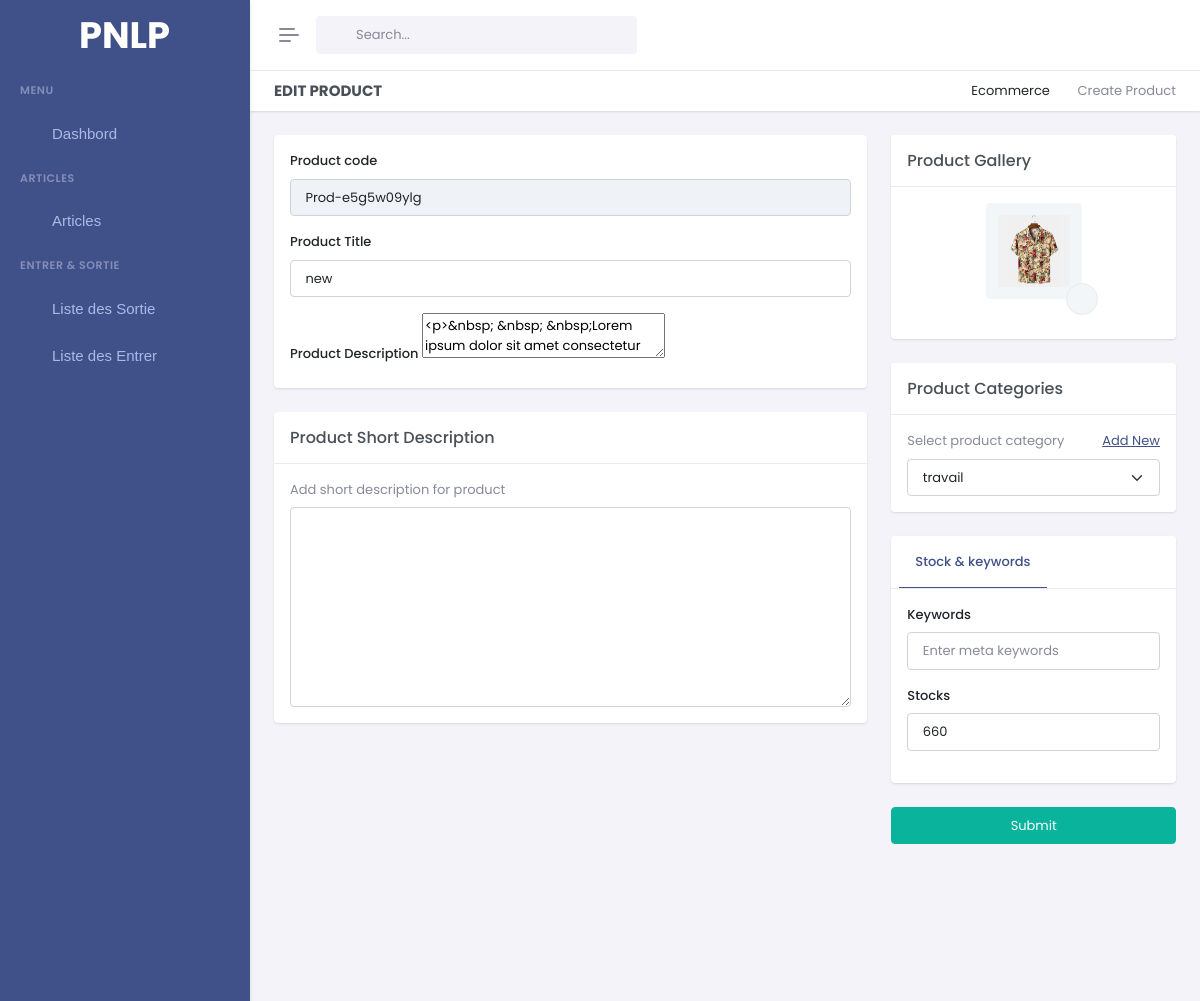
/edit-articles/Prod-e5g5w09ylg (upper part), run on an earlier commit of the app's database.
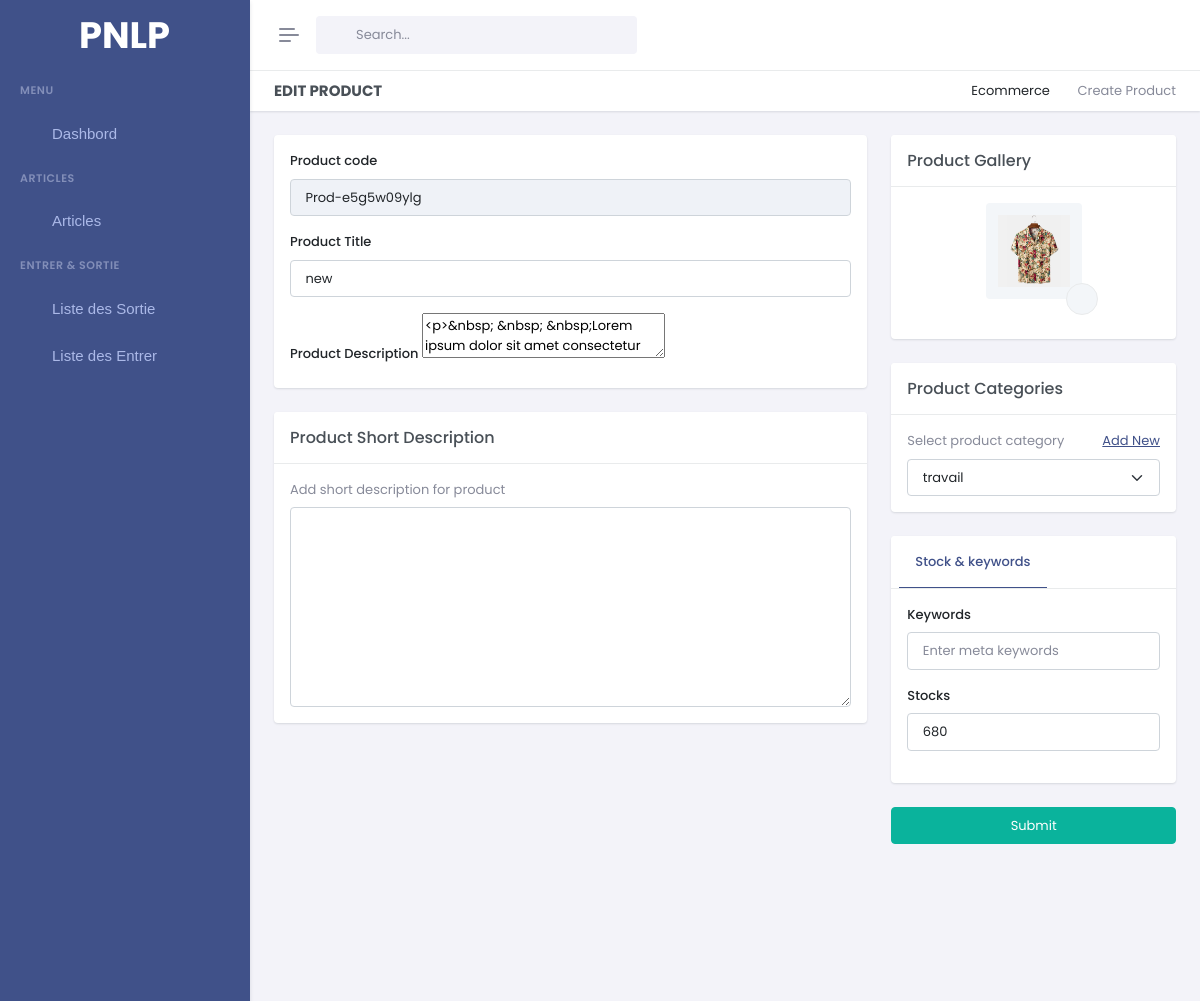
And on a later commit of the database.
### gestion/models.py (models this page shows, shortened)
class Product(models.Model):
    pid = ShortUUIDField(unique=True, length=10, max_length= 20 , alphabet='abcdefghijklmnopqrstuvwxyz1234567890' , editable=False,  prefix='Prod-')
    title = models.CharField(max_length=100, default='untitle product')
    category = models.ForeignKey(Category,on_delete=models.SET_NULL , null=True , related_name='category')
    quantity = models.PositiveIntegerField()
    description = models.TextField()
    image = models.ImageField(default='product_image/new-document.png',null = False, upload_to='product_image' )
    created_at = models.DateTimeField(auto_now_add=True)
    updated_at = models.DateTimeField(auto_now=True)

class Category(models.Model):
    cid = ShortUUIDField(unique=True, length=10, max_length= 20 , alphabet='abcdefghijklmnopqrstuvwxyz1234567890' , editable=False,  prefix='Cat-')
    title = models.CharField(max_length=100, default='untitle category')
    created_at = models.DateTimeField(auto_now_add=True)
    updated_at = models.DateTimeField(auto_now=True)

### gestion/views.py (the view, shortened to what this page needs)
# urls.py: path('edit-articles/<pid>',Edit_article, name='edit_article'),
def Edit_article(request, pid):
    product = Product.objects.get(pid=pid)
    categories = Category.objects.all()
    context = {
        'product' :product,
        'categories':categories
    }
    return render(request, 'pages/article/edit_article.html', context )

### gestion/context_processor.py (called while the page is built)
def is_admin(user):
    try:
        admin_profile = AdminProfile.objects.get(user=user)
        return True
    except AdminProfile.DoesNotExist:
        return False

### templates/pages/article/edit_article.html (shortened to what the changed rows need)
{% extends 'base/base.html' %}
{% load static %}
{% block 'content' %}
<div class="main-content">
    <div class="page-content">
        <div class="container-fluid">
            <form id="createproduct-form" autocomplete="off" class="needs-validation" novalidate method="post" enctype="multipart/form-data" action="{% url 'edit_article' product.pid %}">
                <div class="row">
                    <div class="col-lg-8">
                        <div class="card">
                            <div class="card-body">
                                <div class="mb-3">
                                    <label class="form-label" for="product-title-input">Product code</label>
                                    <input type="text" class="form-control" id="product-title-input" value="{{product.pid}}" disabled name="title" placeholder="Enter product title" required>
                                </div>
                                <div class="mb-3">
                                    <label class="form-label" for="product-title-input">Product Title</label>
                                    <input type="text" class="form-control" id="product-title-input" value="{{product.title}}" name="title" placeholder="Enter product title" required>
                                </div>
                                <div>
                                    <label>Product Description</label>
                                    <textarea id="ckeditor-classic" name="description" id="">{{product.description}} </textarea>
                                </div>
                            </div>
                        </div>
                    </div>
                    <div class="col-lg-4">
                        <div class="card">
                            <div class="card-body">
                                <div class="mb-4">
                                    <div class="text-center">
                                        <div class="position-relative d-inline-block">
                                            <div class="avatar-lg">
                                                <div class="avatar-title bg-light rounded display-4 text-muted">
                                                    <img src="{{product.image.url}}" id="product-img" class="avatar-md h-auto">
                                                </div>
                                            </div>
                                        </div>
                                    </div>
                                </div>
                            </div>
                        </div>
                        <div class="card">
                            <div class="card-body">
                                <p class="text-muted mb-2"> <a href="#" data-bs-toggle="modal" data-bs-target="#exampleModalPopovers" class="float-end text-decoration-underline">Add
                                        New</a>Select product category</p>
                                <select class="form-select" id="choices-category-input" name="category" data-choices data-choices-search-false>
                                   {% for category in categories %}
                                    <option value="{{category.title}}" {% if product.category == category %} selected {% endif %} >{{category.title}}</option>
                                   {% endfor %}
                                </select>
                            </div>
                        </div>
                        <div class="card">
                            <div class="card-body">
                                <div class="tab-content">
                                    <div class="tab-pane active" id="addproduct-general-info" role="tabpanel">
                                        <div class="row">
                                            <div class="col-lg-12 col-sm-12">
                                                <div class="mb-3">
                                                    <label class="form-label" for="stocks-input">Stocks</label>
                                                    <input type="number" name="stock" class="form-control" value="{{product.quantity}}" id="stocks-input" placeholder="Stocks" required>
                                                </div>
                                            </div>
                                        </div>
                                    </div>
                                </div>
                            </div>
                        </div>
                    </div>
                </div>
            </form>
        </div>
    </div>
</div>
{% endblock %}

What changed in the data, as far as the page shows it:
changed Product "Prod-e5g5w09ylg": stock "660" → "680"
